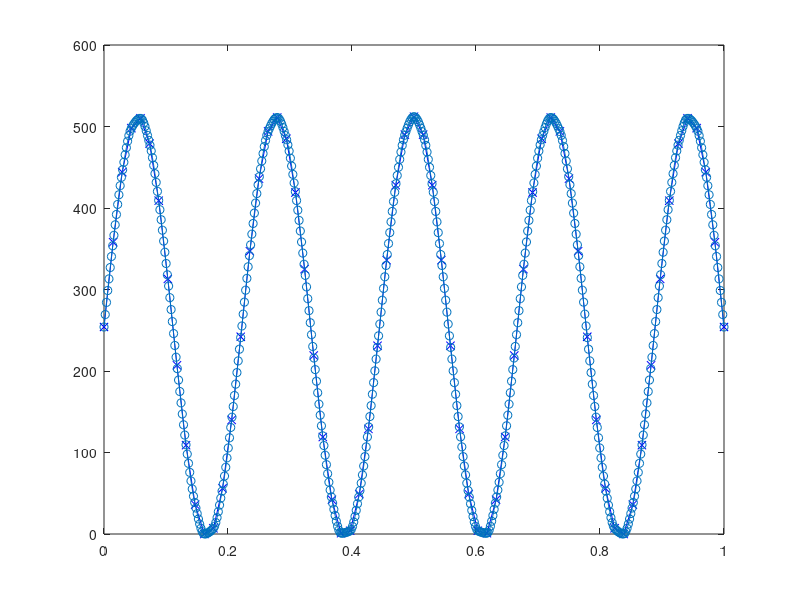

The MATLAB source for this figure: (Note: this script raises an error after producing the figure.)
close all
% Signal parameters
%f = 31; %20   f = (nn-1)/(w/(2*pi))     % sampling rate
nn = 69; %35; %60                       % number of sampling points
n_max = floor((nn-1)/2);
discrets_ = 512;                         % number of discretization levels
t = (0:(nn-1))/(nn-1);                   % Input vector of sampling moments
Time_interval = 1;                       % signal longevity
w = 9*pi;                                % 2*pi Observed signal

epsilon = 0.00001;                       % precision

%============= Examples - Choose one and comment others ===============
%============= Example 1 
%
s_anal = sin(w*t);

%============= Example 2 
%s_anal = t.*sin(w*t);                       

%============= Example 3 
%s_anal = sin(w*(t.*t));                      

%============= Example 4 
%s_anal = sin(w*t) .* (1 + w*t / 2);

%============= Example 5 
%s_anal = sin(w*t) + sin(w*t/2 + 0.75);      

%============= Example 6 
%s_anal = sin(w*t) + w*t * 0.2;              

%============= Example 7 (counterexample)
%s_anal = sin(w*t) - (w*t.^2);               

%============= Example 8 
%s_anal = diric(w*t, 5);

%============= Example 9 
%s_anal = sawtooth(w*t-0.01);                

%============= Example 10 
%w = 9.01*pi;
%s_anal = square(w*t-0.01);                   

%============= Example 11 
%s_anal = sinc(w*t-pi);

%============= Common part ========================
N_points = 500;

%============= Example 12 Special input for ECG signal =================
% load('ECG','dataOut');
% s_anal = dataOut(10:end-2000);
% N_points = length(s_anal)
% t = 0:1/360:(N_points-1)/360;   % pulse beat in minute
% N_points = 5000;
% Time_interval = t(end);
%========================== end input data for examples ===================
 

%============ Filtration if necessary ==================
%???
%============ Initialization - Choose interpolation method ================
%Int_method = 'spline';
Int_method = 'cubic';
%Int_method = 'linear';

s_max = max(s_anal);
s_min = min(s_anal);
max_spread = s_max-s_min;
s_discr = floor(((s_anal-s_min)./max_spread)*discrets_); % Discrete signal
figure, plot(t,s_discr,'b-x');
t2 = ((0:(N_points-1))/(N_points-1)).*Time_interval;      % New sampling points
s2 = interp1(t,s_discr,t2,Int_method);                    % New signal points
hold on, plot(t2,s2,'-o');

%============ Find Extrema =============================
s_max = max(s2);
s_min = min(s2);
max_spread = s_max-s_min;
s_discr = floor(((s2-s_min)./max_spread)*discrets_); % Discrete signal
s2 = s_discr;

[max_fun,max_loc] = findpeaks(s2);
for i = 1:length(max_loc)
    [new_value, new_time] = find_maxima(max_loc, i, N_points, s2, t2, Int_method, epsilon);
    t2 = sort([t2, new_time]);
    index = max_loc(i);
    if new_time > t2(index)
        s2 = [s2(1:index), new_value, s2(index+1:end)];
    else
        s2 = [s2(1:index-1), new_value, s2(index:end)];
    end
    max_loc = max_loc+1;
end
[min_fun,min_loc] = findpeaks(-s2);
for i = 1:length(min_loc)
    [new_value, new_time] = find_maxima(min_loc, i, N_points, -s2, t2, Int_method, epsilon);
    new_value = -new_value;
    t2 = sort([t2, new_time]);
    index = min_loc(i);
    if new_time > t2(index)
        s2 = [s2(1:index), new_value, s2(index+1:end)];
    else
        s2 = [s2(1:index-1), new_value, s2(index:end)];
    end
    min_loc = min_loc+1;
end
[max_fun,max_loc] = findpeaks(s2);
[min_fun,min_loc] = findpeaks(-s2);
min_fun = -min_fun;
extr_arr = [max_loc', max_fun'; min_loc', min_fun'];
extr_arrS = sortrows(extr_arr,1);
[sN, sM] = size(extr_arrS);              % sN - Number of extrema
N_segments = sN - 1;                     % N_segment - Number of segments under consideration
%============= Main procedure ===========================
indicator = zeros(1, N_segments);
All_shapes = zeros(N_segments,2);
Originality = zeros(1,N_segments);
for i = 1: N_segments
    a_in = i:N_segments; level = 0;
    nonzero_el = find(indicator(a_in)>0);
    if nonzero_el 
       a_in(nonzero_el) = [];
    end 
    ll = length(a_in);
    switch ll
        case 0 % nothing to do
        case 1
           indicator(a_in(1)) = 1;
        otherwise
           [indicator, level]=find_similar(a_in, indicator, level, extr_arrS, t2, s2, Int_method);
    end
end
%=================== print segments ======================
figure,
col_pal = [0 0 0; 0 0 1; 0 1 0; 0 1 1; 1 0 0; 1 0 1; 1 1 0];
i_col = 1;
plot(t2(1:(extr_arrS(1,1)-1)),s2(1:(extr_arrS(1,1)-1)),'o','Color',col_pal(i_col,:)); hold on;
for i = 1:N_segments
    if indicator(i) == 1 
       i_col = i_col + 1;
       if i_col == 8 
          i_col = 1; 
       end
       plot(t2(extr_arrS(i,1):extr_arrS(i+1,1)-1),...
            s2(extr_arrS(i,1):extr_arrS(i+1,1)-1),'o','Color',col_pal(i_col,:)); hold on;
    end;
    plot(t2(extr_arrS(i,1):extr_arrS(i+1,1)-1),...
         s2(extr_arrS(i,1):extr_arrS(i+1,1)-1),'o','Color',col_pal(i_col,:)); hold on;
end
i_col = i_col + 1;
plot(t2(extr_arrS(sN,1):end),...
         s2(extr_arrS(sN,1):end),'o','Color',col_pal(i_col,:));
ax_sc = axis;     
grid on;
ax = gca;
ax.FontSize = 16;
% ================== print primitives ===================== 
i_counter = 0;
for i = 1:N_segments
    if (indicator(i)==1)
        i_counter = i_counter + 1;
        All_shapes(i_counter,1) = extr_arrS(i,1);
    end
    All_shapes(i_counter,2) = extr_arrS(i+1,1)-1;
end
Originality(1:i_counter) = 1;
for i = 1:i_counter-1
    for j = i+1:i_counter
        ind11 = All_shapes(i,1);
        ind12 = All_shapes(i,2);
        dt1 = (t2(ind12)-t2(ind11))/99;
        ind21 = All_shapes(j,1);
        ind22 = All_shapes(j,2);
        dt2 = (t2(ind22)-t2(ind21))/99;
        ss1 = interp1(t2(ind11:ind12), s2(ind11:ind12), t2(ind11):dt1:t2(ind12), Int_method);
        ss2 = interp1(t2(ind21:ind22), s2(ind21:ind22), t2(ind21):dt2:t2(ind22), Int_method);
        corr_=corr(ss1',ss2');
        if corr_>0.96
           Originality(j) = 0;
        end
    end
end

figure, 
col_pal = [0 0 0; 0 0 1; 0 1 0; 0 1 1; 1 0 0; 1 0 1; 1 1 0];
i_col = 1;
plot(t2(1:(extr_arrS(1,1)-1)),s2(1:(extr_arrS(1,1)-1)),'o','Color',col_pal(i_col,:)); hold on;
for i = 1:i_counter
    if Originality(i) == 1
       i_col = i_col + 1;
       if i_col == 8 
          i_col = 1; 
       end
       plot(t2(All_shapes(i,1):All_shapes(i,2)),...
            s2(All_shapes(i,1):All_shapes(i,2)),'o','Color',col_pal(i_col,:)); hold on;
    end;
end
i_col = i_col + 1;
if i_col == 8 
          i_col = 1; 
end
plot(t2(extr_arrS(sN,1):end),...
         s2(extr_arrS(sN,1):end),'o','Color',col_pal(i_col,:));
axis(ax_sc);     
grid on
ax = gca;
ax.FontSize = 16;
        
       
